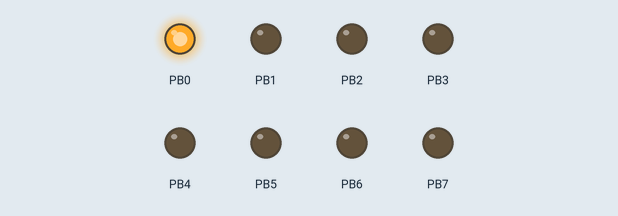
Recording of a program running on a simulated ATmega328P, built with avr-gcc and emulated at 16 MHz (the files do not name the chip). On the bench: output pins drawn as LEDs (lit = HIGH).

Above: at 0.05 s.
At 0.39 s:
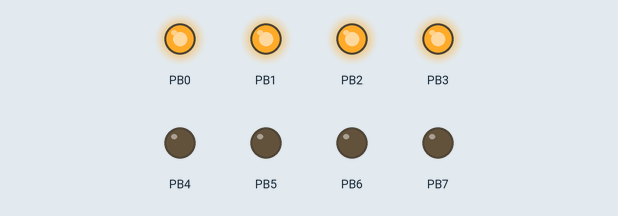
At 0.73 s:
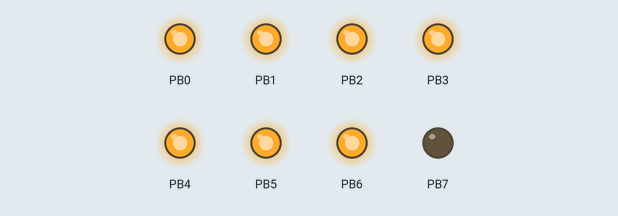
At 1.07 s:
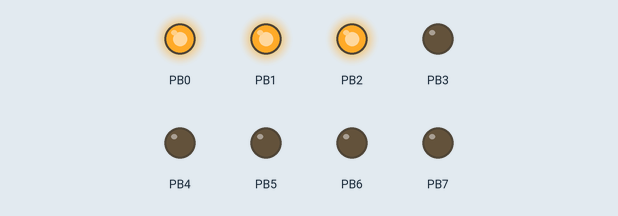
At 1.41 s:
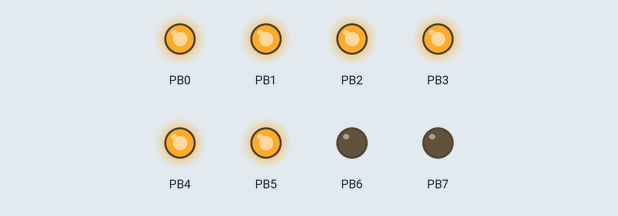
At 2.87 s:
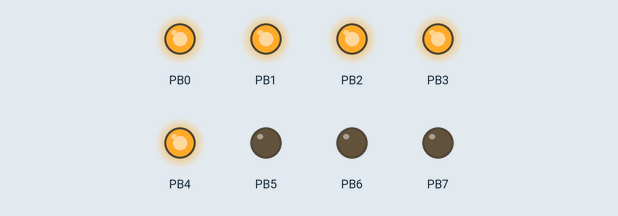
Timing chart, 0 to 3.2 s (numbered marks = the images above):
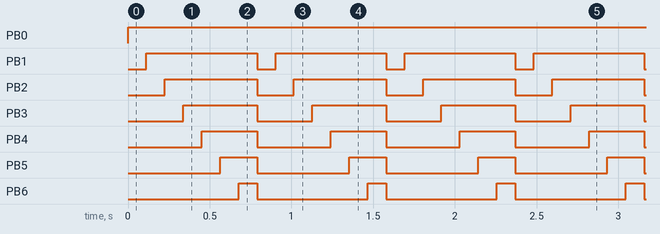

Measured:
- by itself, PB0: LOW → HIGH at 0.00 s
- by itself, PB1: alternates HIGH for 0.68 s and LOW for 0.11 s
- by itself, PB2: alternates HIGH for 0.56 s and LOW for 0.23 s
- by itself, PB3: alternates HIGH for 0.45 s and LOW for 0.34 s
- by itself, PB4: alternates HIGH for 0.34 s and LOW for 0.45 s
- by itself, PB5: alternates HIGH for 0.23 s and LOW for 0.56 s
- by itself, PB6: alternates HIGH for 0.11 s and LOW for 0.68 s

The program:

main.c
```c
/*
 * led_8.c
 *
 * Created: 2024-05-23 오후 4:14:28
 * Author : PC1
 */

#include <avr/io.h>
#define F_CPU 16000000UL

void delay_us(unsigned char time_us)
{
	register unsigned char i;
	for(i=0;i<time_us;i++) //4 cycle
	{
		asm volatile("PUSH R0"); //2 cycle
		asm volatile("POP R0"); //2 cycle
		asm volatile("PUSH R0"); //2 cycle
		asm volatile("POP R0"); //2 cycle
		asm volatile("PUSH R0"); //2 cycle
		asm volatile("POP R0"); //2 cycle
		// Sum = 16 cycle=1 us for 16MHz
	}
}
void delay_ms(unsigned int time_ms)
{
	register unsigned int i;
	for(i=0;i<time_ms;i++) //4 cycle
	{
		delay_us(250);
		delay_us(250);
		delay_us(250);
		delay_us(250);
	}
}

int main(void)
{
	DDRB = 0xff;
	const uint8_t led_pattern[] = {
		0b00000001,
		0b00000011,
		0b00000111,
		0b00001111,
		0b00011111,
		0b00111111,
		0b01111111};

	while(1)
	{

		for(int i =0; i<sizeof(led_pattern)/sizeof(led_pattern[0]);i++){
			PORTB = led_pattern[i];
			delay_ms(100);
		}
		/*
		for (uint8_t i = 0; i<4; i++){
			PORTB = ((0x01 << i)|(0x80 >> i));
			delay_ms(500);
		}
		for (uint8_t i = 1; i<3; i++){
			PORTD = ((0x08 >> i)|(0x10 << i));
			delay_ms(500);
		}
		*/
	}
}
```
